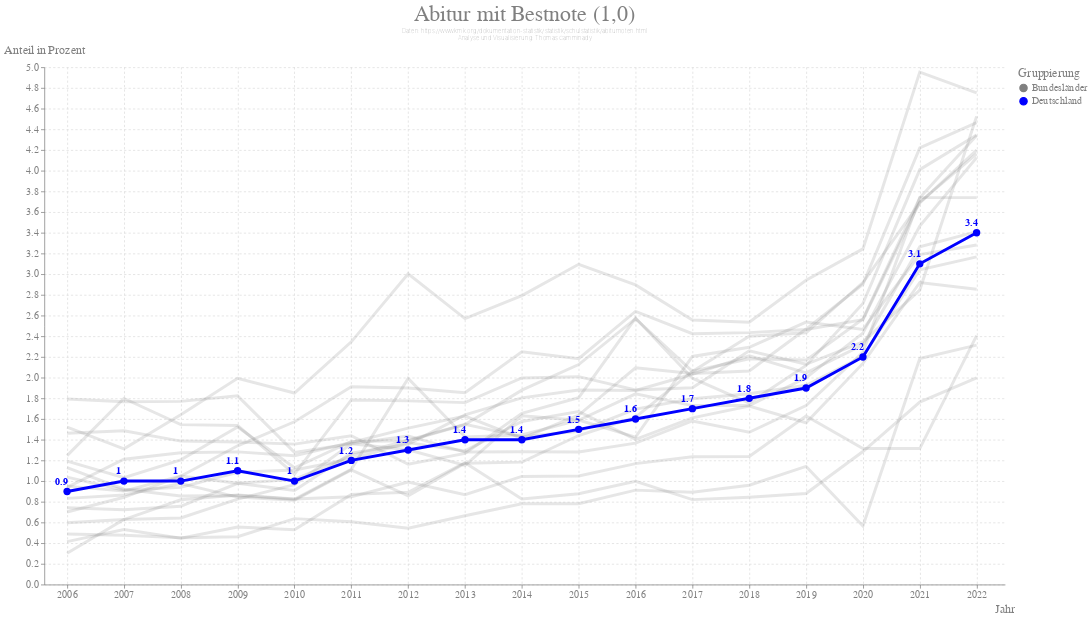

Notebook code cell kept with this figure:
### Code cell
chart = (
    alt.Chart(
        df,
    )
    .mark_line(clip=True, point=False, size=4)
    .encode(
        x=alt.X("Jahr:Q").scale(domain=(2005.6, 2022.5)).axis(format="d"),
        y=alt.Y("Anteil in Prozent:Q").scale(zero=True),
        color=alt.Color("Gruppierung:N").scale(range=["gray", "blue"]),
        opacity=alt.condition(
            alt.datum["Bundesland"] == "Gesamt", alt.value(1.0), alt.value(0.2)
        ),
        detail="Bundesland:N",
        # color=(
        #     alt.Color("Bundesland:N")
        #     .scale(zero=False, scheme="category20")
        #     .legend(columns=2, symbolLimit=0, labelLimit=0)
        # ),
    )
    .transform_filter(alt.datum["Note"] == 1.0)
    .properties(width=1300, height=700)
    .properties(
        title={
            "text": "Abitur mit Bestnote (1,0)",
            **{
                "subtitle": [
                    "Daten: https://www.kmk.org/dokumentation-statistik/statistik/schulstatistik/abiturnoten.html",
                    "Analyse und Visualisierung: Thomas Camminady",
                ],
                "subtitleFontSize": 8,
                "subtitleFontWeight": "lighter",
                "subtitleColor": "gray",
                "anchor": "middle",
            },
        },
    )
)
background_pre = (
    alt.Chart(pl.DataFrame({"from": [2006, 2019.5], "to": [2019.5, 2022]}))
    .mark_area(
        line={"color": "white"},
        color=alt.Gradient(
            gradient="linear",
            stops=[
                alt.GradientStop(color="white", offset=0),
                alt.GradientStop(color="white", offset=1),
            ],
            x1=0,
            x2=1,
            y1=1,
            y2=1,
        ),
    )
    .encode(
        x=alt.X("from:Q").title("Jahr"),
        x2=alt.X2("to:Q"),
        y=alt.value(0.0),
        y2=alt.value(700),
        opacity=alt.value(0.1),
    )
)
background_post = (
    alt.Chart(pl.DataFrame({"from": [2019.5, 2022], "to": [2022, 2022]}))
    .mark_area(
        line={"color": "white"},
        color=alt.Gradient(
            gradient="linear",
            stops=[
                alt.GradientStop(color="white", offset=0),
                alt.GradientStop(color="black", offset=1),
            ],
            x1=0,
            x2=1,
            y1=1,
            y2=1,
        ),
    )
    .encode(
        x=alt.X("from:Q").title("Jahr"),
        x2=alt.X2("to:Q"),
        y=alt.value(0.0),
        y2=alt.value(700),
        opacity=alt.value(0.1),
    )
)
text1 = (
    alt.Chart(
        pl.DataFrame(
            {
                "Jahr": [2021.9],
                "Anteil in Prozent": [0.2],
                "Text": ["COVID-19 Pandemie"],
            }
        )
    )
    .mark_text(fontSize=18, align="right")
    .encode(x="Jahr:Q", y="Anteil in Prozent:Q", text="Text:N")
)
# background_pre + background_post + chart + text1
(
    chart
    + chart.mark_text(dx=-7, dy=-13, fontSize=14, fontWeight="bold", clip=True)
    .encode(text="Anteil in Prozent:N")
    .transform_filter(alt.datum["Gruppierung"] == "Deutschland")
    + chart.mark_point(size=100, filled=True, clip=True).transform_filter(
        alt.datum["Gruppierung"] == "Deutschland"
    )
)

### Figure 1 — Vega-Lite specification as saved in the notebook (floating-point values rounded to 4 significant figures; data arrays with more than 128 entries replaced by an {"elided": "..."} marker saying what was removed)
{"config": {"text": {"color": "gray", "fontSize": 14}, "title": {"anchor": "middle", "fontWeight": "normal", "titleFontWeight": "normal", "labelFontWeight": "normal", "fontSize": 30, "titleFontSize": 16, "labelFontSize": 14, "color": "gray", "titleColor": "gray", "labelColor": "gray", "tickColor": "gray", "domainColor": "gray"}, "header": {"titleFontSize": 16, "labelFontSize": 16, "color": "gray", "titleColor": "gray", "labelColor": "gray", "titleFontWeight": "normal"}, "view": {"height": 350, "width": 1400, "strokeWidth": 0, "fill": "white"}, "axis": {"domain": true, "domainColor": "gray", "domainWidth": 1, "gridWidth": 1, "labelAngle": 0, "tickSize": 5, "gridCap": "round", "gridDash": [2, 4], "fontWeight": "normal", "titleFontWeight": "normal", "labelFontWeight": "normal", "fontSize": 30, "titleFontSize": 16, "labelFontSize": 14, "color": "gray", "titleColor": "gray", "labelColor": "gray", "tickColor": "gray"}, "axisX": {"titleAnchor": "end", "titleAlign": "center"}, "axisY": {"titleAnchor": "end", "titleAngle": 0, "titleAlign": "center", "titleY": -15, "titleX": 0}, "axisLeft": {"labelAlign": "right"}, "axisRight": {"titleAnchor": "end", "titleAngle": 0, "titleAlign": "center", "titleY": -15, "tickSize": 5, "tickColor": "gray", "labelPadding": 5, "labelAlign": "left"}, "facet": {"spacing": 50}, "legend": {"fontWeight": "normal", "titleFontWeight": "normal", "labelFontWeight": "normal", "fontSize": 30, "titleFontSize": 16, "labelFontSize": 14, "color": "gray", "titleColor": "gray", "labelColor": "gray", "tickColor": "gray", "domainColor": "gray"}}, "layer": [{"mark": {"type": "line", "clip": true, "point": false, "size": 4}, "encoding": {"color": {"field": "Gruppierung", "scale": {"range": ["gray", "blue"]}, "type": "nominal"}, "detail": {"field": "Bundesland", "type": "nominal"}, "opacity": {"condition": {"test": "(datum['Bundesland'] === 'Gesamt')", "value": 1.0}, "value": 0.2}, "x": {"axis": {"format": "d"}, "field": "Jahr", "scale": {"domain": [2006.0, 2022.0]}, "type": "quantitative"}, "y": {"field": "Anteil in Prozent", "scale": {"zero": true}, "type": "quantitative"}}, "title": {"text": "Abitur mit Bestnote (1,0)", "subtitle": ["Daten: https://www.kmk.org/dokumentation-statistik/statistik/schulstatistik/abiturnoten.html", "Analyse und Visualisierung: Thomas Camminady"], "subtitleFontSize": 8, "subtitleFontWeight": "lighter", "subtitleColor": "gray", "anchor": "middle"}, "transform": [{"filter": "(datum['Note'] === 1.0)"}]}, {"mark": {"type": "text", "clip": true, "dx": -7, "dy": -13, "fontSize": 14, "fontWeight": "bold"}, "encoding": {"color": {"field": "Gruppierung", "scale": {"range": ["gray", "blue"]}, "type": "nominal"}, "detail": {"field": "Bundesland", "type": "nominal"}, "opacity": {"condition": {"test": "(datum['Bundesland'] === 'Gesamt')", "value": 1.0}, "value": 0.2}, "text": {"field": "Anteil in Prozent", "type": "nominal"}, "x": {"axis": {"format": "d"}, "field": "Jahr", "scale": {"domain": [2006.0, 2022.0]}, "type": "quantitative"}, "y": {"field": "Anteil in Prozent", "scale": {"zero": true}, "type": "quantitative"}}, "title": {"text": "Abitur mit Bestnote (1,0)", "subtitle": ["Daten: https://www.kmk.org/dokumentation-statistik/statistik/schulstatistik/abiturnoten.html", "Analyse und Visualisierung: Thomas Camminady"], "subtitleFontSize": 8, "subtitleFontWeight": "lighter", "subtitleColor": "gray", "anchor": "middle"}, "transform": [{"filter": "(datum['Note'] === 1.0)"}, {"filter": "(datum['Gruppierung'] === 'Deutschland')"}]}, {"mark": {"type": "point", "clip": true, "filled": true, "size": 100}, "encoding": {"color": {"field": "Gruppierung", "scale": {"range": ["gray", "blue"]}, "type": "nominal"}, "detail": {"field": "Bundesland", "type": "nominal"}, "opacity": {"condition": {"test": "(datum['Bundesland'] === 'Gesamt')", "value": 1.0}, "value": 0.2}, "x": {"axis": {"format": "d"}, "field": "Jahr", "scale": {"domain": [2006.0, 2022.0]}, "type": "quantitative"}, "y": {"field": "Anteil in Prozent", "scale": {"zero": true}, "type": "quantitative"}}, "title": {"text": "Abitur mit Bestnote (1,0)", "subtitle": ["Daten: https://www.kmk.org/dokumentation-statistik/statistik/schulstatistik/abiturnoten.html", "Analyse und Visualisierung: Thomas Camminady"], "subtitleFontSize": 8, "subtitleFontWeight": "lighter", "subtitleColor": "gray", "anchor": "middle"}, "transform": [{"filter": "(datum['Note'] === 1.0)"}, {"filter": "(datum['Gruppierung'] === 'Deutschland')"}]}], "data": {"name": "data-8189a445859921de70ec3a5a1753bb23"}, "height": 700, "width": 1300, "$schema": "https://vega.github.io/schema/vega-lite/v5.8.0.json", "datasets": {"data-8189a445859921de70ec3a5a1753bb23": {"elided": "8959 records"}}}
